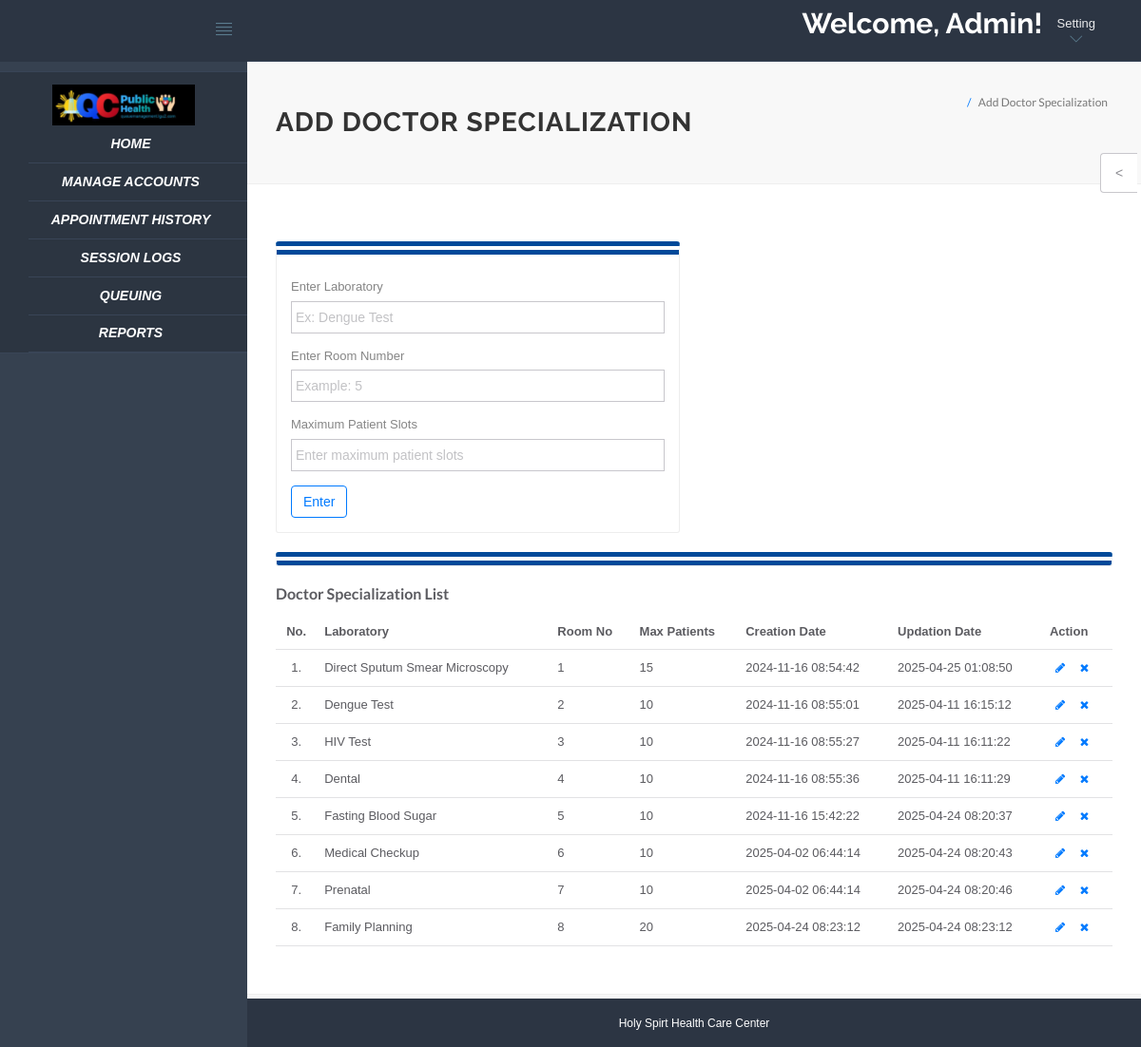
Page /hms/admin/doctor-specilization.php (signed in) on the committed database.
### tables this page shows
CREATE TABLE `doctorspecilization` (
  `id` int(11) NOT NULL,
  `specilization` varchar(255) DEFAULT NULL,
  `room` varchar(255) NOT NULL DEFAULT 'Room 0',
  `max_patients` int(255) NOT NULL DEFAULT 10,
  `avail_slots` int(255) NOT NULL DEFAULT 10,
  `open_time` time NOT NULL DEFAULT '08:00:00',
  `close_time` time NOT NULL DEFAULT '17:00:00',
  `creationDate` timestamp NULL DEFAULT current_timestamp(),
  `updationDate` timestamp NULL DEFAULT NULL ON UPDATE current_timestamp()
);

### hms/admin/doctor-specilization.php (the view, shortened to what this page needs)
<?php
include('include/config.php');
if(strlen($_SESSION['id'])==0) {
    header('location:logout.php');
} else {
?>
<!DOCTYPE html>
<html lang="en">
<head>
    <link rel="stylesheet" href="vendor/bootstrap/css/bootstrap.min.css">
    <link rel="stylesheet" href="vendor/fontawesome/css/font-awesome.min.css">
    <link rel="stylesheet" href="vendor/themify-icons/themify-icons.min.css">
    <link href="vendor/animate.css/animate.min.css" rel="stylesheet" media="screen">
    <link href="vendor/perfect-scrollbar/perfect-scrollbar.min.css" rel="stylesheet" media="screen">
    <link href="vendor/switchery/switchery.min.css" rel="stylesheet" media="screen">
    <link href="vendor/bootstrap-touchspin/jquery.bootstrap-touchspin.min.css" rel="stylesheet" media="screen">
    <link href="vendor/select2/select2.min.css" rel="stylesheet" media="screen">
    <link href="vendor/bootstrap-datepicker/bootstrap-datepicker3.standalone.min.css" rel="stylesheet" media="screen">
    <link href="vendor/bootstrap-timepicker/bootstrap-timepicker.min.css" rel="stylesheet" media="screen">
    <link rel="stylesheet" href="assets/css/styles.css">
    <link rel="stylesheet" href="assets/css/plugins.css">
    <link rel="stylesheet" href="assets/css/themes/theme-1.css" id="skin_color" />
</head>
<body>
    <div id="app">
        <?php include('include/sidebar.php');?>
        <div class="app-content">
            <?php include('include/header.php');?>
            <div class="main-content">
                <div class="wrap-content container" id="container">
                    <section id="page-title">
                        <div class="row">
                            <div class="col-sm-8">
                                <h1 class="mainTitle"><strong>Add Doctor Specialization</strong></h1>
                            </div>
                            <ol class="breadcrumb">
                                <li class="active">
                                    <span>Add Doctor Specialization</span>
                                </li>
                            </ol>
                        </div>
                    </section>
                    <div class="container-fluid container-fullw bg-white">
                        <div class="row">
                            <div class="col-md-12">
                                <div class="row margin-top-30">
                                    <div class="col-lg-6 col-md-12">
                                        <div class="panel panel-white">
                                            <div class="panel-body">
                                                <form role="form" name="dcotorspcl" method="post">
                                                    <div class="form-group">
                                                        <label for="exampleInputEmail1">Enter Laboratory</label>
                                                        <input type="text" name="doctorspecilization" class="form-control" placeholder="Ex: Dengue Test" required>
                                                    </div>
                                                    <div class="form-group">
                                                        <label for="room">Enter Room Number</label>
                                                        <input type="number" name="room" class="form-control" placeholder="Example: 5" required>
                                                    </div>
                                                    <div class="form-group">
                                                        <label for="max_patients">Maximum Patient Slots</label>
                                                        <input type="number" name="max_patients" class="form-control" placeholder="Enter maximum patient slots" required>
                                                    </div>
                                                    <button type="submit" name="submit" class="btn btn-o btn-primary">Enter</button>
                                                </form>
                                            </div>
                                        </div>
                                    </div>
                                </div>
                            </div>
                            <div class="col-lg-12 col-md-12">
                                <div class="panel panel-white"></div>
                            </div>
                        </div>
                        <div class="row">
                            <div class="col-md-12">
                                <h5 class="over-title margin-bottom-15"><span class="text-bold">Doctor Specialization List</span></h5>
                                <table class="table table-hover" id="sample-table-1">
                                    <thead>
                                        <tr>
                                            <th class="center">No.</th>
                                            <th>Laboratory</th>
                                            <th>Room No</th>
                                            <th>Max Patients</th>
                                            <th class="hidden-xs">Creation Date</th>
                                            <th>Updation Date</th>
                                            <th>Action</th>
                                        </tr>
                                    </thead>
                                    <tbody>
<?php
$sql=mysqli_query($con,"select * from doctorSpecilization");
$cnt=1;
while($row=mysqli_fetch_array($sql)) {
?>
                                        <tr>
                                            <td class="center"><?php echo $cnt;?>.</td>
                                            <td class="hidden-xs"><?php echo $row['specilization'];?></td>
                                            <td><?php echo $row['room']; ?></td>
                                            <td><?php echo $row['max_patients']; ?></td>
                                            <td><?php echo $row['creationDate'];?></td>
                                            <td><?php echo $row['updationDate'];?></td>
                                            <td>
                                                <div class="visible-md visible-lg hidden-sm hidden-xs">
                                                    <a href="edit-doctor-specialization.php?id=<?php echo $row['id'];?>" class="btn btn-transparent btn-xs" tooltip-placement="top" tooltip="Edit"><i class="fa fa-pencil"></i></a>
                                                    <a href="doctor-specilization.php?id=<?php echo $row['id']?>&del=delete" onClick="return confirm('Are you sure you want to delete?')" class="btn btn-transparent btn-xs tooltips" tooltip-placement="top" tooltip="Remove"><i class="fa fa-times fa fa-white"></i></a>
                                                </div>
                                            </td>
                                        </tr>
<?php
$cnt=$cnt+1;
} ?>
                                    </tbody>
                                </table>
                            </div>
                        </div>
                    </div>
                </div>
            </div>
        </div>
        <?php include('include/footer.php');?>
        <?php include('include/setting.php');?>
</body>
</html>
<?php } ?>

### hms/admin/include/sidebar.php (shortened to what this page needs)
<div class="sidebar app-aside" id="sidebar">
				<div class="sidebar-container perfect-scrollbar">
<nav>
  <ul class="main-navigation-menu">
  <center><img src="logo.jpg" alt="logo" style="width: 150px; margin-top: 1em;"></center>
		  <li> <a href="dashboard.php">
							  <div class="item-content">
							    <div class="item-media"> </div>
							    <div class="item-inner">
							      <span class="title"> <em><strong><center>
							      <span style="color: #FFFFFF">HOME</span></strong></em></span></div>
						    </div>
							</a>
							</li>
							<li>
								<a href="javascript:void(0)">
									<div class="item-content">
										<div class="item-media">
										</div>
										<div class="item-inner"><strong><em><center><span style="color: #FFFFFF">
											MANAGE ACCOUNTS
										</em></strong></div>
									</div>
								</a>
							</li>
<li>
								<a href="appointment-history.php">
									<div class="item-content">
										<div class="item-media">
										</div>
										<div class="item-inner">
											<span class="title"> <strong><em><center><span style="color: #FFFFFF">APPOINTMENT HISTORY</em></strong></span>
										</div>
									</div>
								</a>
							</li>
				<li>
								<a href="javascript:void(0)">
									<div class="item-content">
										<div class="item-media">
										</div>
										<div class="item-inner">
											<span class="title"> <strong><em><center><span style="color: #FFFFFF">
												SESSION LOGS
											</em></strong></span></div>
									</div>
								</a>
</li>
								</ul>
							<li> <a href="../../queuing/admin.php">
								<div class="item-content">
								  <div class="item-media"> </div>
								  <div class="item-inner">
								    <span class="title"> <em><strong><center><span style="color: #FFFFFF">QUEUING</strong></em></span>
						          </div>
						    </div>
							</li>
							<li> <a href="reports.php">
								<div class="item-content">
								  <div class="item-media"> </div>
								  <div class="item-inner">
								    <span class="title"> <em><strong><center><span style="color: #FFFFFF">REPORTS</strong></em></span>
						          </div>
						    </div>
							</li>
				  </nav>
  </div>
</div>

### hms/admin/include/header.php (shortened to what this page needs)
<header class="navbar navbar-default navbar-static-top">
					<div class="navbar-header">
						<a class="navbar-brand" href="#">
							<h2 style="padding-top:20%; color:#000 ">&nbsp;</h2>
						</a>
						<a href="#" class="sidebar-toggler pull-right visible-md visible-lg" data-toggle-class="app-sidebar-closed" data-toggle-target="#app">
							<i class="ti-align-justify"></i>
						</a>
					</div>
					<div class="navbar-collapse collapse">
						<ul class="nav navbar-right">
								<li  style="padding-top: 2%; color: #FFFFFF;">
									<h2><strong><span style="color: #FFFFFF">Welcome, Admin!</span></strong></h2>
							</li>
							<li class="dropdown current-user">
								<a href class="dropdown-toggle" data-toggle="dropdown"><span class="username">
			Setting
								<i class="ti-angle-down"></i></i></span>
								</a>
							</li>
						</ul>
					</div>
				</header>

### hms/admin/include/footer.php (shortened to what this page needs)
<footer>
				<div class="footer-inner">
					<div align="center">Holy Spirt Health Care Center</div>
					</div>
				</div>

### hms/admin/include/setting.php (shortened to what this page needs)
<div class="settings panel panel-default hidden-xs hidden-sm" id="settings">
				<button ct-toggle="toggle" data-toggle-class="active" data-toggle-target="#settings" class="btn btn-default">
					<
				</button>

### hms/admin/assets/css/plugins.css (style rules this page uses)
.perfect-scrollbar { overflow-y: hidden !important; }

### hms/admin/assets/css/themes/theme-1.css (style rules this page uses)
body { background: #FAFAFA; }
header .navbar-header { background: #ffffff !important; border-right-color: #c8c7cc !important; border-bottom-color: #c8c7cc !important; }
header .navbar-header .sidebar-toggler, header .navbar-header .sidebar-mobile-toggler { color: #007aff !important; }
header .navbar-header .navbar-brand { color: #777 !important; }
header .navbar-collapse { background: #ffffff !important; border-bottom-color: #c8c7cc !important; box-shadow: none !important; }
header .navbar-collapse .navbar-right > li > a { color: #777; }
header .navbar-collapse .navbar-right > li > a i { color: #007aff !important; }
#sidebar { background: #EFEFF4 !important; }
#sidebar:before { border-right-width: "1px" !important; border-right-style: solid; border-right-color: #c8c7cc !important; }
#sidebar nav { border-right-width: "1px" !important; border-right-style: solid; border-right-color: #c8c7cc !important; }
#sidebar nav > ul { background: #ffffff !important; border-bottom-color: #c8c7cc !important; border-top-color: #c8c7cc !important; }
#sidebar nav > ul > li > a .item-inner { color: #777 !important; border-bottom-color: #c8c7cc; }
#app > footer { background: #ffffff !important; border-top-color: #c8c7cc !important; color: #777; }

### hms/admin/assets/css/themes/theme-5.css (style rules this page uses)
body { background: #F8F8F8; }
header .navbar-header { background: #2C3543 !important; border-right-color: transparent !important; border-bottom-color: transparent !important; }
header .navbar-header .sidebar-toggler, header .navbar-header .sidebar-mobile-toggler { color: #5F8295 !important; }
header .navbar-header .navbar-brand { color: #ffffff !important; }
header .navbar-collapse { background: #2C3543 !important; border-bottom-color: #394557 !important; box-shadow: none !important; }
header .navbar-collapse .navbar-right > li > a { color: #ffffff; }
header .navbar-collapse .navbar-right > li > a i { color: #5F8295 !important; }
#sidebar { background: #364150 !important; }
#sidebar:before { border-right-width: 0 !important; border-right-style: solid; border-right-color: transparent !important; }
#sidebar nav { border-right-width: 0 !important; border-right-style: solid; border-right-color: transparent !important; }
#sidebar nav > ul { background: #2C3541 !important; border-bottom-color: #394557 !important; border-top-color: #394557 !important; }
#sidebar nav > ul > li > a .item-inner { color: rgba(255, 255, 255, 0.5) !important; border-bottom-color: #394557; }
#app > footer { background: #2C3543 !important; border-top-color: transparent !important; color: #ffffff; }

### rows in the picture
doctorspecilization: specilization "Direct Sputum Smear Microscopy", room "1", max_patients "15", creationDate "2024-11-16 08:54:42", updationDate "2025-04-25 01:08:50"
doctorspecilization: specilization "Dengue Test", room "2", max_patients "10", creationDate "2024-11-16 08:55:01", updationDate "2025-04-11 16:15:12"
doctorspecilization: specilization "HIV Test", room "3", max_patients "10", creationDate "2024-11-16 08:55:27", updationDate "2025-04-11 16:11:22"
doctorspecilization: specilization "Dental", room "4", max_patients "10", creationDate "2024-11-16 08:55:36", updationDate "2025-04-11 16:11:29"
doctorspecilization: specilization "Fasting Blood Sugar", room "5", max_patients "10", creationDate "2024-11-16 15:42:22", updationDate "2025-04-24 08:20:37"
doctorspecilization: specilization "Medical Checkup", room "6", max_patients "10", creationDate "2025-04-02 06:44:14", updationDate "2025-04-24 08:20:43"
doctorspecilization: specilization "Prenatal", room "7", max_patients "10", creationDate "2025-04-02 06:44:14", updationDate "2025-04-24 08:20:46"
doctorspecilization: specilization "Family Planning", room "8", max_patients "20", creationDate "2025-04-24 08:23:12", updationDate "2025-04-24 08:23:12"
